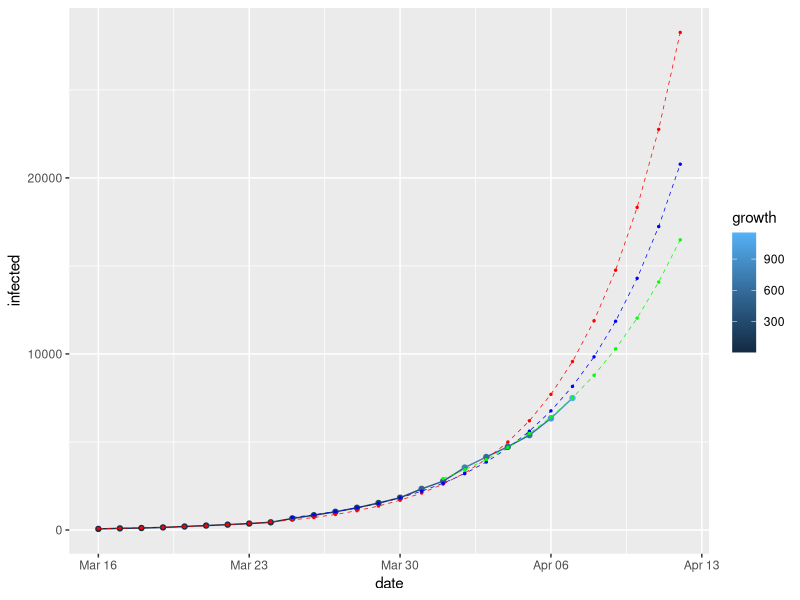
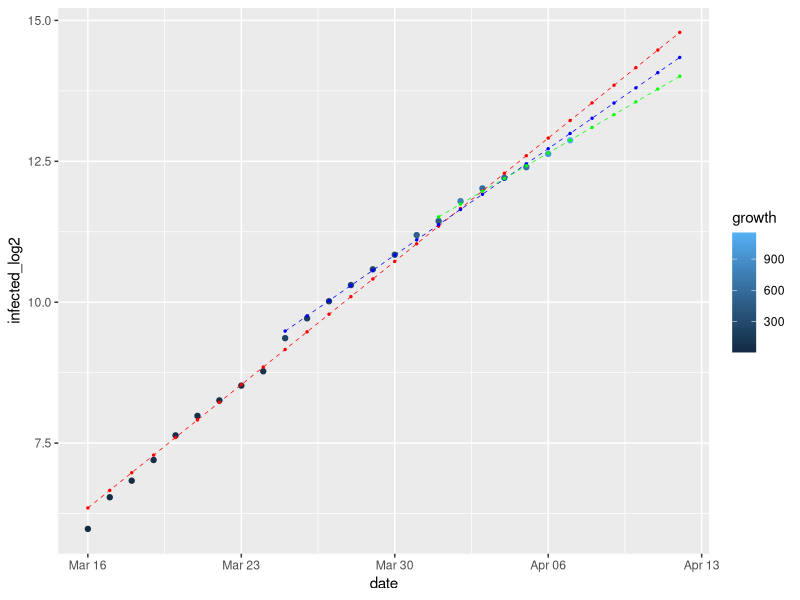

The R source for these figures, in order:
#
# From Russia with COVID-19
# https://github.com/timothy-makarov/COVID-19
#

library(dplyr)
library(ggplot2)

rm(list = ls())

df0 <- data.frame(
  infected = c(
    1,
    2,
    3,
    6,
    6,
    7,
    10,
    14,
    17,
    20,
    20,
    28,
    34,
    45,
    59,
    63,
    93,
    114,
    147,
    199,
    253,
    306,
    367,
    438,   # https://t.me/map_mind/3435
    658,   # https://t.me/COVID2019_official/100
    840,   # https://t.me/COVID2019_official/107
    1036,  # https://t.me/COVID2019_official/113
    1264,  # https://t.me/COVID2019_official/121
    1534,  # https://t.me/COVID2019_official/128
    1836,  # https://t.me/COVID2019_official/138
    2337,  # https://t.me/COVID2019_official/153
    2777,  # https://t.me/COVID2019_official/160
    3548,  # https://t.me/COVID2019_official/168
    4149,  # https://t.me/COVID2019_official/179
    4731,  # https://t.me/COVID2019_official/189
    5389,  # https://t.me/COVID2019_official/203
    6343,  # https://t.me/COVID2019_official/205
    7497,  # https://t.me/COVID2019_official/212
    NA,    # Forecast for 5 days
    NA,
    NA,
    NA,
    NA
  )
)

df0$day0 <- seq(0, length(df0$infected) - 1)
df0$date <- as.Date('2020-03-01') + df0$day0
df0$growth <- c(1, diff(df0$infected))
df0$infected_log2 <- log2(df0$infected)

df0 <- df0 %>% select(date, day0, growth, infected, infected_log2)
df0 <- df0 %>% filter(day0 > 14)

# Last 2 weeks (14 and +5 days forecast)
df1 <- df0 %>%
  filter(date > last(df0$date) - 19)

# Last 1 week (7 and +5 days forecast)
df2 <- df0 %>%
  filter(date > last(df0$date) - 12)

lm0 <- lm(formula = infected_log2 ~ day0, data = df0)
df0$lm_log2 <- predict(lm0, df0)
df0$error_log2 <- df0$lm_log2 - df0$infected_log2
df0$lm <- round(2 ^ df0$lm_log2)
df0$error <- df0$lm - df0$infected

lm1 <- lm(formula = infected_log2 ~ day0, data = df1)
df1$lm_log2 <- predict(lm1, df1)
df1$lm <- round(2 ^ df1$lm_log2)
df1$lm_growth <- c(0, diff(df1$lm))

lm2 <- lm(formula = infected_log2 ~ day0, data = df2)
df2$lm_log2 <- predict(lm2, df2)
df2$lm <- round(2 ^ df2$lm_log2)
df2$lm_growth <- c(0, diff(df2$lm))

# Slope decrease rate
dr <- (lm1$coefficients[[2]] - lm2$coefficients[[2]]) / 7
# Most accurate model slope coefficient
days_left <- round(lm2$coefficients[[2]] / dr)
final_day <- last(df0$date) + days_left
paste0('Epidemic ceases by ', final_day)

ggplot(df0, aes(date, infected, colour = growth)) +
  geom_line() +
  geom_point() +
  geom_line(data = df0, aes(date, lm), color = 'red', size = 0.25, linetype = 'dashed') +
  geom_point(data = df0, aes(date, lm), color = 'red', size = 0.5) +
  geom_line(data = df1, aes(date, lm), color = 'blue', size = 0.25, linetype = 'dashed') +
  geom_point(data = df1, aes(date, lm), color = 'blue', size = 0.5) +
  geom_line(data = df2, aes(date, lm), color = 'green', size = 0.25, linetype = 'dashed') +
  geom_point(data = df2, aes(date, lm), color = 'green', size = 0.5)

ggplot(df0, aes(date, infected_log2, colour = growth)) +
  geom_point() +
  geom_line(data = df0, aes(date, lm_log2), color = 'red', size = 0.25, linetype = 'dashed') +
  geom_point(data = df0, aes(date, lm_log2), color = 'red', size = 0.5) +
  geom_line(data = df1, aes(date, lm_log2), color = 'blue', size = 0.25, linetype = 'dashed') +
  geom_point(data = df1, aes(date, lm_log2), color = 'blue', size = 0.5) +
  geom_line(data = df2, aes(date, lm_log2), color = 'green', size = 0.25, linetype = 'dashed') +
  geom_point(data = df2, aes(date, lm_log2), color = 'green', size = 0.5)
